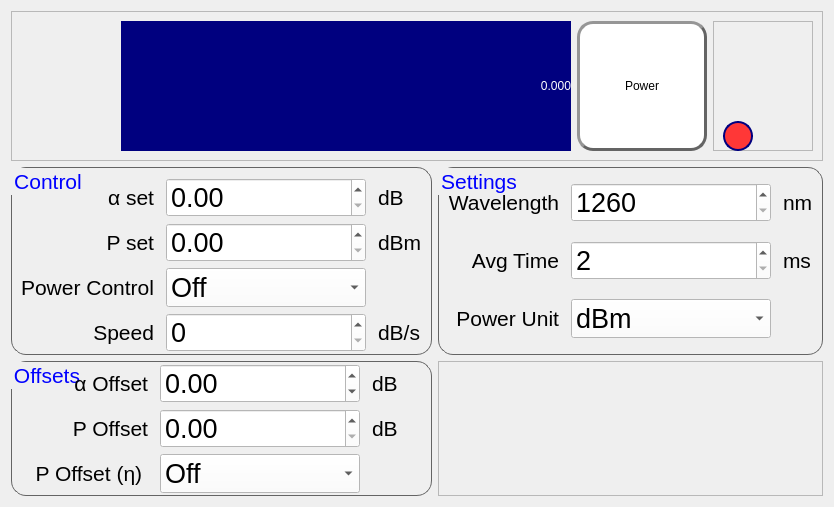
      <widget class="QWidget" name="tab_1">
       <property name="autoFillBackground">
        <bool>false</bool>
       </property>
       <attribute name="title">
        <string>Attenuator 1-&gt;2</string>
       </attribute>
       <layout class="QGridLayout" name="gridLayout_3">
        <item row="2" column="0">
         <widget class="QGroupBox" name="groupBox_3">
          <property name="font">
           <font>
            <pointsize>16</pointsize>
           </font>
          </property>
          <property name="styleSheet">
           <string notr="true">QGroupBox{
border-color: rgb(100, 100, 100);
border-width: 1px;        
border-style: solid;
border-radius: 15px;
}
QGroupBox:title{
color: rgb(0, 0, 255);
}</string>
          </property>
          <property name="title">
           <string>Offsets</string>
          </property>
          <layout class="QGridLayout" name="gridLayout_5">
           <property name="topMargin">
            <number>2</number>
           </property>
           <property name="bottomMargin">
            <number>2</number>
           </property>
           <property name="horizontalSpacing">
            <number>12</number>
           </property>
           <property name="verticalSpacing">
            <number>6</number>
           </property>
           <item row="0" column="0">
            <widget class="QLabel" name="label_19">
             <property name="maximumSize">
              <size>
               <width>150</width>
               <height>16777215</height>
              </size>
             </property>
             <property name="font">
              <font>
               <pointsize>16</pointsize>
              </font>
             </property>
             <property name="layoutDirection">
              <enum>Qt::LeftToRight</enum>
             </property>
             <property name="text">
              <string>&lt;p&gt;&amp;alpha; Offset&lt;/p&gt;</string>
             </property>
             <property name="alignment">
              <set>Qt::AlignRight|Qt::AlignTrailing|Qt::AlignVCenter</set>
             </property>
            </widget>
           </item>
           <item row="0" column="1">
            <widget class="QDoubleSpinBox" name="alpha_offset">
             <property name="minimumSize">
              <size>
               <width>200</width>
               <height>0</height>
              </size>
             </property>
             <property name="maximumSize">
              <size>
               <width>200</width>
               <height>16777215</height>
              </size>
             </property>
             <property name="font">
              <font>
               <pointsize>20</pointsize>
              </font>
             </property>
             <property name="styleSheet">
              <string notr="true">background-color: rgb(255, 255, 255);</string>
             </property>
             <property name="minimum">
              <double>-200.000000000000000</double>
             </property>
             <property name="maximum">
              <double>200.000000000000000</double>
             </property>
            </widget>
           </item>
           <item row="1" column="0">
            <widget class="QLabel" name="label_12">
             <property name="maximumSize">
              <size>
               <width>150</width>
               <height>16777215</height>
              </size>
             </property>
             <property name="font">
              <font>
               <pointsize>16</pointsize>
              </font>
             </property>
             <property name="text">
              <string>&lt;p&gt;&amp;Rho; Offset&lt;/p&gt;</string>
             </property>
             <property name="alignment">
              <set>Qt::AlignRight|Qt::AlignTrailing|Qt::AlignVCenter</set>
             </property>
            </widget>
           </item>
           <item row="0" column="2">
            <widget class="QLabel" name="label_15">
             <property name="maximumSize">
              <size>
               <width>50</width>
               <height>16777215</height>
              </size>
             </property>
             <property name="font">
              <font>
               <pointsize>16</pointsize>
              </font>
             </property>
             <property name="text">
              <string>dB</string>
             </property>
            </widget>
           </item>
           <item row="2" column="0">
            <widget class="QLabel" name="label_17">
             <property name="maximumSize">
              <size>
               <width>150</width>
               <height>16777215</height>
              </size>
             </property>
             <property name="font">
              <font>
               <pointsize>16</pointsize>
              </font>
             </property>
             <property name="text">
              <string>&lt;p&gt;&amp;Rho; Offset (&amp;eta;) &lt;/p&gt;</string>
             </property>
             <property name="alignment">
              <set>Qt::AlignRight|Qt::AlignTrailing|Qt::AlignVCenter</set>
             </property>
            </widget>
           </item>
           <item row="1" column="1">
            <widget class="QDoubleSpinBox" name="pwr_offset">
             <property name="minimumSize">
              <size>
               <width>200</width>
               <height>0</height>
              </size>
             </property>
             <property name="maximumSize">
              <size>
               <width>200</width>
               <height>16777215</height>
              </size>
             </property>
             <property name="font">
              <font>
               <pointsize>20</pointsize>
              </font>
             </property>
             <property name="styleSheet">
              <string notr="true">background-color: rgb(255, 255, 255);</string>
             </property>
            </widget>
           </item>
           <item row="1" column="2">
            <widget class="QLabel" name="label_16">
             <property name="maximumSize">
              <size>
               <width>50</width>
               <height>16777215</height>
              </size>
             </property>
             <property name="font">
              <font>
               <pointsize>16</pointsize>
              </font>
             </property>
             <property name="text">
              <string>dB</string>
             </property>
            </widget>
           </item>
           <item row="2" column="1">
            <widget class="QComboBox" name="pwr_n">
             <property name="minimumSize">
              <size>
               <width>200</width>
               <height>0</height>
              </size>
             </property>
             <property name="maximumSize">
              <size>
               <width>200</width>
               <height>16777215</height>
              </size>
             </property>
             <property name="font">
              <font>
               <pointsize>20</pointsize>
              </font>
             </property>
             <property name="styleSheet">
              <string notr="true">background-color: rgb(255, 255, 255);</string>
             </property>
             <property name="editable">
              <bool>false</bool>
             </property>
             <item>
              <property name="text">
               <string>Off</string>
              </property>
             </item>
             <item>
              <property name="text">
               <string>On</string>
              </property>
             </item>
            </widget>
           </item>
          </layout>
         </widget>
        </item>
        <item row="0" column="0" colspan="2">
         <widget class="QFrame" name="frame">
          <property name="sizePolicy">
           <sizepolicy hsizetype="Minimum" vsizetype="Preferred">
            <horstretch>0</horstretch>
            <verstretch>0</verstretch>
           </sizepolicy>
          </property>
          <property name="maximumSize">
           <size>
            <width>16777215</width>
            <height>150</height>
           </size>
          </property>
          <property name="autoFillBackground">
           <bool>false</bool>
          </property>
          <property name="frameShape">
           <enum>QFrame::StyledPanel</enum>
          </property>
          <property name="frameShadow">
           <enum>QFrame::Raised</enum>
          </property>
          <layout class="QHBoxLayout" name="horizontalLayout">
           <item>
            <spacer name="horizontalSpacer">
             <property name="orientation">
              <enum>Qt::Horizontal</enum>
             </property>
             <property name="sizeType">
              <enum>QSizePolicy::Fixed</enum>
             </property>
             <property name="sizeHint" stdset="0">
              <size>
               <width>100</width>
               <height>20</height>
              </size>
             </property>
            </spacer>
           </item>
           <item>
            <widget class="QLabel" name="main_disp_1">
             <property name="styleSheet">
              <string notr="true">color: rgb(255, 255, 255);
background-color: rgb(0, 0, 127);
font: 72pt &quot;MS Shell Dlg 2&quot;;</string>
             </property>
             <property name="text">
              <string>0.000</string>
             </property>
             <property name="alignment">
              <set>Qt::AlignRight|Qt::AlignTrailing|Qt::AlignVCenter</set>
             </property>
            </widget>
           </item>
           <item>
            <widget class="QPushButton" name="pwr_on">
             <property name="sizePolicy">
              <sizepolicy hsizetype="Minimum" vsizetype="Preferred">
               <horstretch>0</horstretch>
               <verstretch>0</verstretch>
              </sizepolicy>
             </property>
             <property name="minimumSize">
              <size>
               <width>130</width>
               <height>130</height>
              </size>
             </property>
             <property name="maximumSize">
              <size>
               <width>130</width>
               <height>16777215</height>
              </size>
             </property>
             <property name="styleSheet">
              <string notr="true">QPushButton{
	border-color: rgb(100, 100, 100);
	font: 20pt &quot;MS Shell Dlg 2&quot;;
	border-width: 3px;        
	border-style: outset;
	border-radius: 16px;
	background-color: rgb(255, 255, 255);
}
QPushButton::hover{
	background-color : rgb(215, 240, 255);
}
</string>
             </property>
             <property name="text">
              <string>Power</string>
             </property>
             <property name="checkable">
              <bool>true</bool>
             </property>
            </widget>
           </item>
           <item>
            <widget class="QFrame" name="frame_5">
             <property name="maximumSize">
              <size>
               <width>100</width>
               <height>16777215</height>
              </size>
             </property>
             <property name="frameShape">
              <enum>QFrame::StyledPanel</enum>
             </property>
             <property name="frameShadow">
              <enum>QFrame::Raised</enum>
             </property>
             <widget class="QLabel" name="pwr_led">
              <property name="geometry">
               <rect>
                <x>10</x>
                <y>100</y>
                <width>30</width>
                <height>30</height>
               </rect>
              </property>
              <property name="sizePolicy">
               <sizepolicy hsizetype="Fixed" vsizetype="Preferred">
                <horstretch>0</horstretch>
                <verstretch>0</verstretch>
               </sizepolicy>
              </property>
              <property name="minimumSize">
               <size>
                <width>30</width>
                <height>30</height>
               </size>
              </property>
              <property name="maximumSize">
               <size>
                <width>30</width>
                <height>30</height>
               </size>
              </property>
              <property name="styleSheet">
               <string notr="true">border-color: rgb(0, 0, 127);
border-width: 2px;        
border-style: solid;
border-radius: 15px;
background-color: rgb(255, 55, 55);

</string>
              </property>
              <property name="text">
               <string/>
              </property>
             </widget>
            </widget>
           </item>
          </layout>
         </widget>
        </item>
        <item row="2" column="1">
         <widget class="QFrame" name="frame_3">
          <property name="font">
           <font>
            <family>MS Shell Dlg 2</family>
            <pointsize>14</pointsize>
            <weight>50</weight>
            <italic>false</italic>
            <bold>false</bold>
           </font>
          </property>
          <property name="frameShape">
           <enum>QFrame::StyledPanel</enum>
          </property>
          <property name="frameShadow">
           <enum>QFrame::Raised</enum>
          </property>
          <layout class="QHBoxLayout" name="horizontalLayout_2">
           <property name="spacing">
            <number>6</number>
           </property>
          </layout>
         </widget>
        </item>
        <item row="1" column="1">
         <widget class="QGroupBox" name="groupBox_2">
          <property name="font">
           <font>
            <pointsize>16</pointsize>
           </font>
          </property>
          <property name="styleSheet">
           <string notr="true">QGroupBox{
border-color: rgb(100, 100, 100);
border-width: 1px;        
border-style: solid;
border-radius: 15px;
}
QGroupBox:title{
color: rgb(0, 0, 255);
}</string>
          </property>
          <property name="title">
           <string>Settings</string>
          </property>
          <layout class="QGridLayout" name="gridLayout_6">
           <property name="topMargin">
            <number>2</number>
           </property>
           <property name="bottomMargin">
            <number>2</number>
           </property>
           <property name="horizontalSpacing">
            <number>12</number>
           </property>
           <item row="0" column="0">
            <widget class="QLabel" name="label_3">
             <property name="maximumSize">
              <size>
               <width>200</width>
               <height>16777215</height>
              </size>
             </property>
             <property name="font">
              <font>
               <pointsize>16</pointsize>
              </font>
             </property>
             <property name="text">
              <string>Wavelength</string>
             </property>
             <property name="alignment">
              <set>Qt::AlignRight|Qt::AlignTrailing|Qt::AlignVCenter</set>
             </property>
            </widget>
           </item>
           <item row="0" column="2">
            <widget class="QLabel" name="label_20">
             <property name="maximumSize">
              <size>
               <width>50</width>
               <height>16777215</height>
              </size>
             </property>
             <property name="font">
              <font>
               <pointsize>16</pointsize>
              </font>
             </property>
             <property name="text">
              <string>nm</string>
             </property>
            </widget>
           </item>
           <item row="1" column="0">
            <widget class="QLabel" name="label_9">
             <property name="maximumSize">
              <size>
               <width>200</width>
               <height>16777215</height>
              </size>
             </property>
             <property name="font">
              <font>
               <pointsize>16</pointsize>
              </font>
             </property>
             <property name="text">
              <string>Avg Time</string>
             </property>
             <property name="alignment">
              <set>Qt::AlignRight|Qt::AlignTrailing|Qt::AlignVCenter</set>
             </property>
            </widget>
           </item>
           <item row="2" column="0">
            <widget class="QLabel" name="label_10">
             <property name="maximumSize">
              <size>
               <width>200</width>
               <height>16777215</height>
              </size>
             </property>
             <property name="font">
              <font>
               <pointsize>16</pointsize>
              </font>
             </property>
             <property name="text">
              <string>Power Unit</string>
             </property>
             <property name="alignment">
              <set>Qt::AlignRight|Qt::AlignTrailing|Qt::AlignVCenter</set>
             </property>
            </widget>
           </item>
           <item row="2" column="1">
            <widget class="QComboBox" name="A_pwr_unit">
             <property name="minimumSize">
              <size>
               <width>200</width>
               <height>0</height>
              </size>
             </property>
             <property name="maximumSize">
              <size>
               <width>200</width>
               <height>16777215</height>
              </size>
             </property>
             <property name="font">
              <font>
               <pointsize>20</pointsize>
              </font>
             </property>
             <property name="styleSheet">
              <string notr="true">background-color: rgb(255, 255, 255);</string>
             </property>
             <property name="editable">
              <bool>false</bool>
             </property>
             <property name="currentIndex">
              <number>0</number>
             </property>
             <property name="sizeAdjustPolicy">
              <enum>QComboBox::AdjustToContentsOnFirstShow</enum>
             </property>
             <property name="minimumContentsLength">
              <number>0</number>
             </property>
             <item>
              <property name="text">
               <string>dBm</string>
              </property>
             </item>
             <item>
              <property name="text">
               <string>W</string>
              </property>
             </item>
            </widget>
           </item>
           <item row="0" column="1">
            <widget class="QSpinBox" name="A_wavelength">
             <property name="minimumSize">
              <size>
               <width>200</width>
               <height>0</height>
              </size>
             </property>
             <property name="font">
              <font>
               <pointsize>20</pointsize>
              </font>
             </property>
             <property name="styleSheet">
              <string notr="true">background-color: rgb(255, 255, 255);</string>
             </property>
             <property name="minimum">
              <number>1260</number>
             </property>
             <property name="maximum">
              <number>1640</number>
             </property>
            </widget>
           </item>
           <item row="1" column="1">
            <widget class="QSpinBox" name="A_avg_time">
             <property name="font">
              <font>
               <pointsize>20</pointsize>
              </font>
             </property>
             <property name="styleSheet">
              <string notr="true">background-color: rgb(255, 255, 255);</string>
             </property>
             <property name="minimum">
              <number>2</number>
             </property>
             <property name="maximum">
              <number>1000</number>
             </property>
            </widget>
           </item>
           <item row="1" column="2">
            <widget class="QLabel" name="label_23">
             <property name="font">
              <font>
               <pointsize>16</pointsize>
              </font>
             </property>
             <property name="text">
              <string>ms</string>
             </property>
            </widget>
           </item>
          </layout>
         </widget>
        </item>
        <item row="1" column="0">
         <widget class="QGroupBox" name="groupBox">
          <property name="font">
           <font>
            <pointsize>16</pointsize>
           </font>
          </property>
          <property name="styleSheet">
           <string notr="true">QGroupBox{
border-color: rgb(100, 100, 100);
border-width: 1px;        
border-style: solid;
border-radius: 15px;
}
QGroupBox:title{
color: rgb(0, 0, 255);
}</string>
          </property>
          <property name="title">
           <string>Control</string>
          </property>
          <layout class="QGridLayout" name="gridLayout_4">
           <property name="topMargin">
            <number>10</number>
           </property>
           <property name="bottomMargin">
            <number>2</number>
           </property>
           <property name="horizontalSpacing">
            <number>12</number>
           </property>
           <property name="verticalSpacing">
            <number>6</number>
           </property>
           <item row="1" column="0">
            <widget class="QLabel" name="label_4">
             <property name="maximumSize">
              <size>
               <width>150</width>
               <height>16777215</height>
              </size>
             </property>
             <property name="font">
              <font>
               <pointsize>16</pointsize>
              </font>
             </property>
             <property name="text">
              <string>&lt;p&gt;&amp;Rho; set&lt;/p&gt;</string>
             </property>
             <property name="alignment">
              <set>Qt::AlignRight|Qt::AlignTrailing|Qt::AlignVCenter</set>
             </property>
            </widget>
           </item>
           <item row="0" column="2">
            <widget class="QLabel" name="label_7">
             <property name="maximumSize">
              <size>
               <width>50</width>
               <height>16777215</height>
              </size>
             </property>
             <property name="font">
              <font>
               <pointsize>16</pointsize>
              </font>
             </property>
             <property name="text">
              <string>dB</string>
             </property>
            </widget>
           </item>
           <item row="2" column="0">
            <widget class="QLabel" name="label_5">
             <property name="maximumSize">
              <size>
               <width>150</width>
               <height>16777215</height>
              </size>
             </property>
             <property name="font">
              <font>
               <pointsize>16</pointsize>
              </font>
             </property>
             <property name="text">
              <string>Power Control</string>
             </property>
             <property name="alignment">
              <set>Qt::AlignRight|Qt::AlignTrailing|Qt::AlignVCenter</set>
             </property>
            </widget>
           </item>
           <item row="1" column="1">
            <widget class="QDoubleSpinBox" name="pwr_set">
             <property name="minimumSize">
              <size>
               <width>200</width>
               <height>0</height>
              </size>
             </property>
             <property name="maximumSize">
              <size>
               <width>200</width>
               <height>16777215</height>
              </size>
             </property>
             <property name="font">
              <font>
               <pointsize>20</pointsize>
              </font>
             </property>
             <property name="styleSheet">
              <string notr="true">background-color: rgb(255, 255, 255);</string>
             </property>
            </widget>
           </item>
           <item row="1" column="2">
            <widget class="QLabel" name="label_8">
             <property name="maximumSize">
              <size>
               <width>50</width>
               <height>16777215</height>
              </size>
             </property>
             <property name="font">
              <font>
               <pointsize>16</pointsize>
              </font>
             </property>
             <property name="text">
              <string>dBm</string>
             </property>
            </widget>
           </item>
           <item row="0" column="1">
            <widget class="QDoubleSpinBox" name="alpha_set">
             <property name="minimumSize">
              <size>
               <width>200</width>
               <height>0</height>
              </size>
             </property>
             <property name="maximumSize">
              <size>
               <width>200</width>
               <height>16777215</height>
              </size>
             </property>
             <property name="font">
              <font>
               <pointsize>20</pointsize>
              </font>
             </property>
             <property name="styleSheet">
              <string notr="true">background-color: rgb(255, 255, 255);</string>
             </property>
            </widget>
           </item>
           <item row="0" column="0">
            <widget class="QLabel" name="label_2">
             <property name="maximumSize">
              <size>
               <width>150</width>
               <height>16777215</height>
              </size>
             </property>
             <property name="font">
              <font>
               <pointsize>16</pointsize>
              </font>
             </property>
             <property name="text">
              <string>&lt;p&gt;&amp;alpha; set&lt;/p&gt;</string>
             </property>
             <property name="alignment">
              <set>Qt::AlignRight|Qt::AlignTrailing|Qt::AlignVCenter</set>
             </property>
            </widget>
           </item>
           <item row="2" column="1">
            <widget class="QComboBox" name="pwr_crtl">
             <property name="minimumSize">
              <size>
               <width>200</width>
               <height>0</height>
              </size>
             </property>
             <property name="maximumSize">
              <size>
               <width>200</width>
               <height>16777215</height>
              </size>
             </property>
             <property name="font">
              <font>
               <pointsize>20</pointsize>
              </font>
             </property>
             <property name="styleSheet">
              <string notr="true">background-color: rgb(255, 255, 255);</string>
             </property>
             <property name="editable">
              <bool>false</bool>
             </property>
             <item>
              <property name="text">
               <string>Off</string>
              </property>
             </item>
             <item>
              <property name="text">
               <string>On</string>
              </property>
             </item>
            </widget>
           </item>
           <item row="3" column="1">
            <widget class="QSpinBox" name="speed">
             <property name="minimumSize">
              <size>
               <width>200</width>
               <height>0</height>
              </size>
             </property>
             <property name="maximumSize">
              <size>
               <width>200</width>
               <height>16777215</height>
              </size>
             </property>
             <property name="font">
              <font>
               <pointsize>20</pointsize>
              </font>
             </property>
             <property name="styleSheet">
              <string notr="true">background-color: rgb(255, 255, 255);</string>
             </property>
            </widget>
           </item>
           <item row="3" column="2">
            <widget class="QLabel" name="label_13">
             <property name="maximumSize">
              <size>
               <width>50</width>
               <height>16777215</height>
              </size>
             </property>
             <property name="font">
              <font>
               <pointsize>16</pointsize>
              </font>
             </property>
             <property name="text">
              <string>dB/s</string>
             </property>
            </widget>
           </item>
           <item row="3" column="0">
            <widget class="QLabel" name="label_6">
             <property name="maximumSize">
              <size>
               <width>150</width>
               <height>16777215</height>
              </size>
             </property>
             <property name="font">
              <font>
               <pointsize>16</pointsize>
              </font>
             </property>
             <property name="text">
              <string>Speed</string>
             </property>
             <property name="alignment">
              <set>Qt::AlignRight|Qt::AlignTrailing|Qt::AlignVCenter</set>
             </property>
            </widget>
           </item>
          </layout>
         </widget>
        </item>
       </layout>
      </widget>
